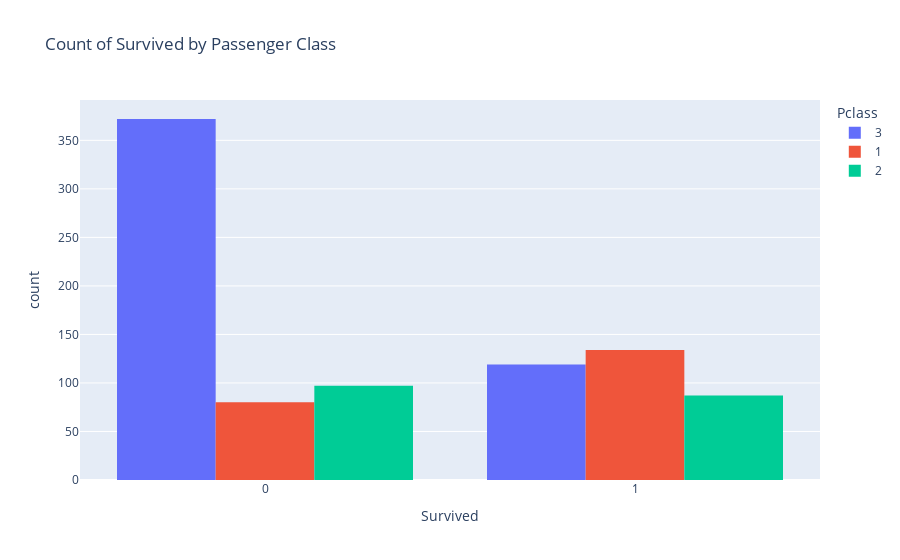

The notebook cell this image was saved under:
### Markdown cell above
### Relation of PassengerClass is Pclass and Survived

#### Conclusion:

- It seems like the majority of the people who didnot survive were from the Pclass == 3 meaning that they were from the the third passenger Class

### Code cell
fig = px.histogram(
    titanic,
    x="Survived",
    color="Pclass",
    barmode="group",
    title="Count of Survived by Passenger Class",
)

# Show the plot
fig.show()

### Figure 1 — Plotly figure (JSON) as saved in the notebook; plotly's stock layout.template omitted (floating-point values rounded to 4 significant figures; data arrays with more than 128 entries replaced by an {"elided": "..."} marker saying what was removed)
{"data": [{"alignmentgroup": "True", "bingroup": "x", "hovertemplate": "Pclass=3<br>Survived=%{x}<br>count=%{y}<extra></extra>", "legendgroup": "3", "marker": {"color": "#636efa", "pattern": {"shape": ""}}, "name": "3", "offsetgroup": "3", "orientation": "v", "showlegend": true, "type": "histogram", "x": {"elided": "491 int values"}, "xaxis": "x", "yaxis": "y"}, {"alignmentgroup": "True", "bingroup": "x", "hovertemplate": "Pclass=1<br>Survived=%{x}<br>count=%{y}<extra></extra>", "legendgroup": "1", "marker": {"color": "#EF553B", "pattern": {"shape": ""}}, "name": "1", "offsetgroup": "1", "orientation": "v", "showlegend": true, "type": "histogram", "x": {"elided": "214 int values"}, "xaxis": "x", "yaxis": "y"}, {"alignmentgroup": "True", "bingroup": "x", "hovertemplate": "Pclass=2<br>Survived=%{x}<br>count=%{y}<extra></extra>", "legendgroup": "2", "marker": {"color": "#00cc96", "pattern": {"shape": ""}}, "name": "2", "offsetgroup": "2", "orientation": "v", "showlegend": true, "type": "histogram", "x": {"elided": "184 int values"}, "xaxis": "x", "yaxis": "y"}], "layout": {"barmode": "group", "legend": {"title": {"text": "Pclass"}, "tracegroupgap": 0}, "title": {"text": "Count of Survived by Passenger Class"}, "xaxis": {"anchor": "y", "domain": [0, 1], "title": {"text": "Survived"}}, "yaxis": {"anchor": "x", "domain": [0, 1], "title": {"text": "count"}}}}
